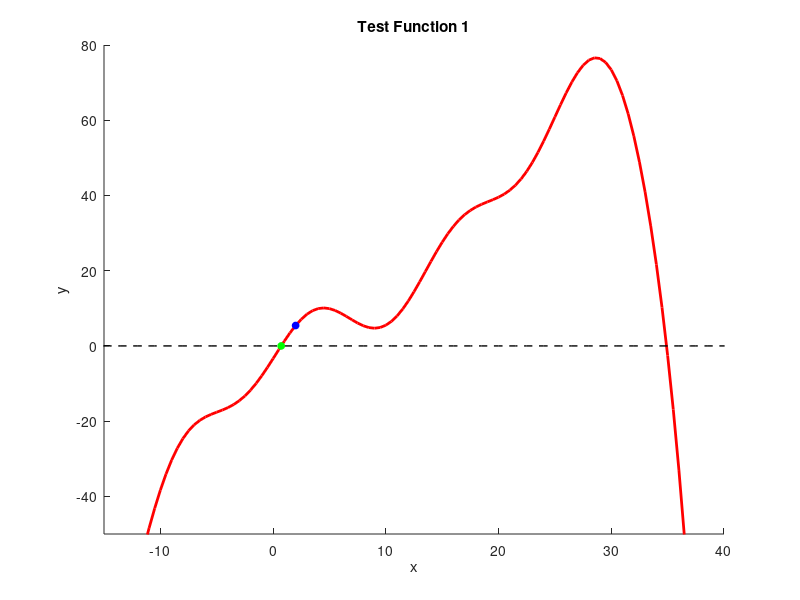

Source code (MATLAB):
%template for testing your basic root finding implementations
function basic_solver_with_tests_template_newton()
    xvals = linspace(-50,50,201);
    [yvals,~] = test_func01(xvals);

    hold on
    axis([-15,40,-50,80]);
    plot(xvals,yvals,'r','linewidth',2);
    plot(xvals,0*xvals,'k--','linewidth',1);
    xlabel('x'); ylabel('y'); title('Test Function 1');

    % Newton's method example test
    x0_guess = 2;
    plot(x0_guess,test_func01(x0_guess),'bo','markerfacecolor','b','markersize',5);

    x_sol = newton_solver(@test_func01,x0_guess);
    plot(x_sol,test_func01(x_sol),'go','markerfacecolor','g','markersize',5);
    
end

% Definition of the test function and its derivative (as a single function):
% This definition uses the function keyword
% when passing this function as an argument to a solver,
% you'll need to use the handle operator
% ex. solver(@test_func01,x_guess)
function [fval,dfdx] = test_func01(x)
    fval = (x.^3)/100 - (x.^2)/8 + 2*x + 6*sin(x/2+6) -.7 - exp(x/6);
    dfdx = 3*(x.^2)/100 - 2*x/8 + 2 +(6/2)*cos(x/2+6) - exp(x/6)/6;
end

% Note that fun(x) should output [f,dfdx], where dfdx is the derivative of f
function x = newton_solver(fun,x0)
% Max at 100 iterations
    for i = 1:100
% Find all variables needed for Newton's Method
        [f,dfdx] = fun(x0);
% Stops if it gets to 0.001
        if abs(f) <= 1e-3
            break
        end
% Keeps running Newton's function
        x0 = x0 - f/dfdx;
    end   
    x = x0;
end
